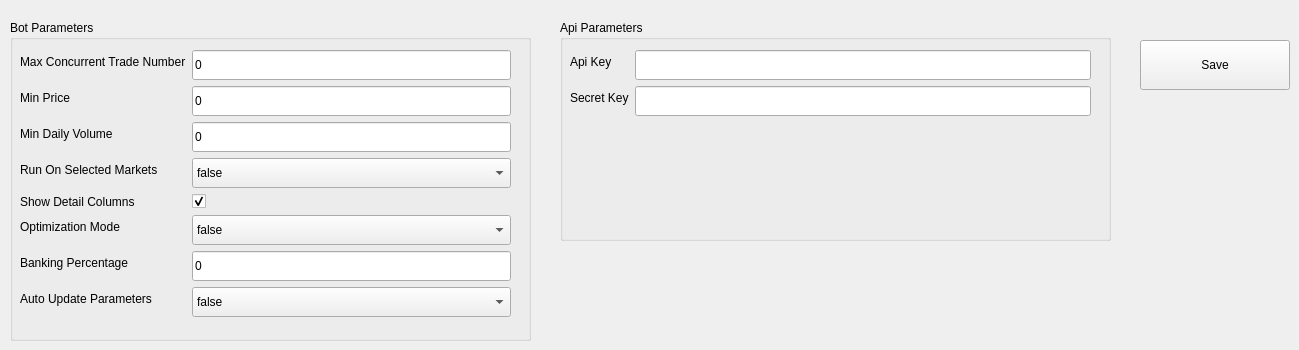
            <widget class="QWidget" name="tab_2">
             <property name="styleSheet">
              <string notr="true"/>
             </property>
             <attribute name="title">
              <string>Bot Parameters</string>
             </attribute>
             <widget class="QGroupBox" name="groupBox">
              <property name="geometry">
               <rect>
                <x>10</x>
                <y>20</y>
                <width>521</width>
                <height>321</height>
               </rect>
              </property>
              <property name="styleSheet">
               <string notr="true"/>
              </property>
              <property name="title">
               <string>Bot Parameters</string>
              </property>
              <widget class="QWidget" name="formLayoutWidget_3">
               <property name="geometry">
                <rect>
                 <x>10</x>
                 <y>30</y>
                 <width>491</width>
                 <height>281</height>
                </rect>
               </property>
               <layout class="QFormLayout" name="formLayout_4">
                <item row="0" column="0">
                 <widget class="QLabel" name="maxConcurrentTradeNumberLabel">
                  <property name="styleSheet">
                   <string notr="true"/>
                  </property>
                  <property name="text">
                   <string>Max Concurrent Trade Number</string>
                  </property>
                 </widget>
                </item>
                <item row="0" column="1">
                 <widget class="QLineEdit" name="txtMaxConcurrentTradeNumber">
                  <property name="minimumSize">
                   <size>
                    <width>0</width>
                    <height>30</height>
                   </size>
                  </property>
                  <property name="styleSheet">
                   <string notr="true"/>
                  </property>
                  <property name="text">
                   <string>0</string>
                  </property>
                 </widget>
                </item>
                <item row="1" column="0">
                 <widget class="QLabel" name="minPriceLabel">
                  <property name="styleSheet">
                   <string notr="true"/>
                  </property>
                  <property name="text">
                   <string>Min Price</string>
                  </property>
                 </widget>
                </item>
                <item row="1" column="1">
                 <widget class="QLineEdit" name="txtMinPrice">
                  <property name="minimumSize">
                   <size>
                    <width>0</width>
                    <height>30</height>
                   </size>
                  </property>
                  <property name="styleSheet">
                   <string notr="true"/>
                  </property>
                  <property name="text">
                   <string>0</string>
                  </property>
                 </widget>
                </item>
                <item row="2" column="0">
                 <widget class="QLabel" name="minDailyVolumeLabel">
                  <property name="styleSheet">
                   <string notr="true"/>
                  </property>
                  <property name="text">
                   <string>Min Daily Volume</string>
                  </property>
                 </widget>
                </item>
                <item row="2" column="1">
                 <widget class="QLineEdit" name="txtMinDailyVolume">
                  <property name="minimumSize">
                   <size>
                    <width>0</width>
                    <height>30</height>
                   </size>
                  </property>
                  <property name="styleSheet">
                   <string notr="true"/>
                  </property>
                  <property name="text">
                   <string>0</string>
                  </property>
                 </widget>
                </item>
                <item row="3" column="0">
                 <widget class="QLabel" name="runOnSelectedMarketsLabel">
                  <property name="styleSheet">
                   <string notr="true"/>
                  </property>
                  <property name="text">
                   <string>Run On Selected Markets</string>
                  </property>
                 </widget>
                </item>
                <item row="3" column="1">
                 <widget class="QComboBox" name="drpRunOnSelectedMarkets">
                  <property name="minimumSize">
                   <size>
                    <width>0</width>
                    <height>30</height>
                   </size>
                  </property>
                  <property name="styleSheet">
                   <string notr="true"/>
                  </property>
                  <item>
                   <property name="text">
                    <string>false</string>
                   </property>
                  </item>
                  <item>
                   <property name="text">
                    <string>true</string>
                   </property>
                  </item>
                 </widget>
                </item>
                <item row="4" column="0">
                 <widget class="QLabel" name="showDetailColumnsLabel">
                  <property name="styleSheet">
                   <string notr="true"/>
                  </property>
                  <property name="text">
                   <string>Show Detail Columns</string>
                  </property>
                 </widget>
                </item>
                <item row="4" column="1">
                 <widget class="QCheckBox" name="chkShowDetailColumns">
                  <property name="styleSheet">
                   <string notr="true"/>
                  </property>
                  <property name="text">
                   <string/>
                  </property>
                  <property name="checked">
                   <bool>true</bool>
                  </property>
                 </widget>
                </item>
                <item row="5" column="0">
                 <widget class="QLabel" name="asdasLabel">
                  <property name="styleSheet">
                   <string notr="true"/>
                  </property>
                  <property name="text">
                   <string>Optimization Mode</string>
                  </property>
                 </widget>
                </item>
                <item row="5" column="1">
                 <widget class="QComboBox" name="drpOptimizationMode">
                  <property name="minimumSize">
                   <size>
                    <width>0</width>
                    <height>30</height>
                   </size>
                  </property>
                  <property name="styleSheet">
                   <string notr="true"/>
                  </property>
                  <item>
                   <property name="text">
                    <string>false</string>
                   </property>
                  </item>
                  <item>
                   <property name="text">
                    <string>true</string>
                   </property>
                  </item>
                 </widget>
                </item>
                <item row="6" column="0">
                 <widget class="QLabel" name="lblBankingPercentage">
                  <property name="styleSheet">
                   <string notr="true"/>
                  </property>
                  <property name="text">
                   <string>Banking Percentage</string>
                  </property>
                 </widget>
                </item>
                <item row="6" column="1">
                 <widget class="QLineEdit" name="txtBankingPercentage">
                  <property name="minimumSize">
                   <size>
                    <width>0</width>
                    <height>30</height>
                   </size>
                  </property>
                  <property name="styleSheet">
                   <string notr="true"/>
                  </property>
                  <property name="text">
                   <string>0</string>
                  </property>
                 </widget>
                </item>
                <item row="7" column="0">
                 <widget class="QLabel" name="lblOptUpdateStrategyParameters">
                  <property name="styleSheet">
                   <string notr="true"/>
                  </property>
                  <property name="text">
                   <string>Auto Update Parameters</string>
                  </property>
                 </widget>
                </item>
                <item row="7" column="1">
                 <widget class="QComboBox" name="drpOptUpdateStrategyParameters">
                  <property name="minimumSize">
                   <size>
                    <width>0</width>
                    <height>30</height>
                   </size>
                  </property>
                  <property name="styleSheet">
                   <string notr="true"/>
                  </property>
                  <item>
                   <property name="text">
                    <string>false</string>
                   </property>
                  </item>
                  <item>
                   <property name="text">
                    <string>true</string>
                   </property>
                  </item>
                 </widget>
                </item>
               </layout>
              </widget>
             </widget>
             <widget class="QGroupBox" name="groupBox_10">
              <property name="geometry">
               <rect>
                <x>560</x>
                <y>20</y>
                <width>551</width>
                <height>221</height>
               </rect>
              </property>
              <property name="styleSheet">
               <string notr="true"/>
              </property>
              <property name="title">
               <string>Api Parameters</string>
              </property>
              <widget class="QWidget" name="formLayoutWidget_4">
               <property name="geometry">
                <rect>
                 <x>10</x>
                 <y>30</y>
                 <width>521</width>
                 <height>80</height>
                </rect>
               </property>
               <layout class="QFormLayout" name="formLayout_5">
                <item row="0" column="0">
                 <widget class="QLabel" name="apiKeyLabel">
                  <property name="styleSheet">
                   <string notr="true"/>
                  </property>
                  <property name="text">
                   <string>Api Key</string>
                  </property>
                 </widget>
                </item>
                <item row="0" column="1">
                 <widget class="QLineEdit" name="txtApiKey">
                  <property name="minimumSize">
                   <size>
                    <width>0</width>
                    <height>30</height>
                   </size>
                  </property>
                  <property name="styleSheet">
                   <string notr="true"/>
                  </property>
                  <property name="echoMode">
                   <enum>QLineEdit::Password</enum>
                  </property>
                 </widget>
                </item>
                <item row="1" column="0">
                 <widget class="QLabel" name="secretKeyLabel">
                  <property name="styleSheet">
                   <string notr="true"/>
                  </property>
                  <property name="text">
                   <string>Secret Key</string>
                  </property>
                 </widget>
                </item>
                <item row="1" column="1">
                 <widget class="QLineEdit" name="txtSecretKey">
                  <property name="minimumSize">
                   <size>
                    <width>0</width>
                    <height>30</height>
                   </size>
                  </property>
                  <property name="styleSheet">
                   <string notr="true"/>
                  </property>
                  <property name="echoMode">
                   <enum>QLineEdit::Password</enum>
                  </property>
                 </widget>
                </item>
               </layout>
              </widget>
             </widget>
             <widget class="QPushButton" name="btcSaveBotParameters">
              <property name="geometry">
               <rect>
                <x>1140</x>
                <y>40</y>
                <width>150</width>
                <height>50</height>
               </rect>
              </property>
              <property name="styleSheet">
               <string notr="true"/>
              </property>
              <property name="text">
               <string>Save</string>
              </property>
             </widget>
            </widget>
